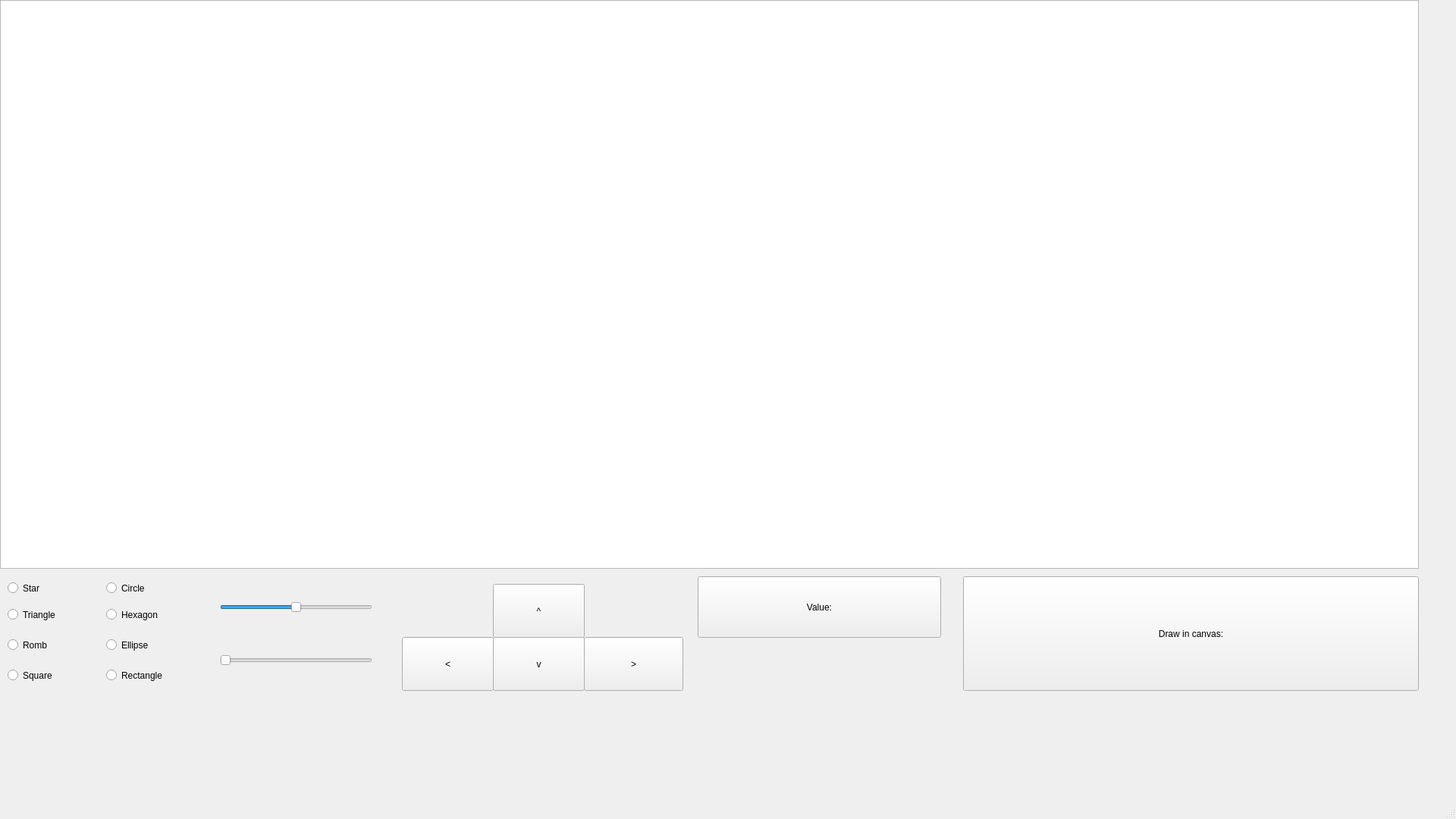
<?xml version="1.0" encoding="UTF-8"?>
<ui version="4.0">
 <class>MainWindow</class>
 <widget class="QMainWindow" name="MainWindow">
  <property name="geometry">
   <rect>
    <x>0</x>
    <y>0</y>
    <width>1920</width>
    <height>1080</height>
   </rect>
  </property>
  <property name="minimumSize">
   <size>
    <width>1920</width>
    <height>1080</height>
   </size>
  </property>
  <property name="windowTitle">
   <string>MainWindow</string>
  </property>
  <widget class="QWidget" name="centralwidget">
   <widget class="QGraphicsView" name="graphicsView">
    <property name="geometry">
     <rect>
      <x>0</x>
      <y>0</y>
      <width>1871</width>
      <height>750</height>
     </rect>
    </property>
    <property name="minimumSize">
     <size>
      <width>1500</width>
      <height>750</height>
     </size>
    </property>
   </widget>
   <widget class="QPushButton" name="btnRect">
    <property name="geometry">
     <rect>
      <x>920</x>
      <y>760</y>
      <width>321</width>
      <height>81</height>
     </rect>
    </property>
    <property name="toolTip">
     <string>&lt;html&gt;&lt;head/&gt;&lt;body&gt;&lt;p&gt;Числовые параметры&lt;/p&gt;&lt;/body&gt;&lt;/html&gt;</string>
    </property>
    <property name="text">
     <string>Value:</string>
    </property>
   </widget>
   <widget class="QPushButton" name="canvaButton">
    <property name="geometry">
     <rect>
      <x>1270</x>
      <y>760</y>
      <width>601</width>
      <height>151</height>
     </rect>
    </property>
    <property name="toolTip">
     <string>&lt;html&gt;&lt;head/&gt;&lt;body&gt;&lt;p&gt;Платформа для рисования&lt;/p&gt;&lt;/body&gt;&lt;/html&gt;</string>
    </property>
    <property name="text">
     <string>Draw in canvas:</string>
    </property>
   </widget>
   <widget class="QSlider" name="horizontalSlider">
    <property name="geometry">
     <rect>
      <x>290</x>
      <y>770</y>
      <width>201</width>
      <height>61</height>
     </rect>
    </property>
    <property name="minimum">
     <number>1</number>
    </property>
    <property name="maximum">
     <number>200</number>
    </property>
    <property name="value">
     <number>101</number>
    </property>
    <property name="orientation">
     <enum>Qt::Horizontal</enum>
    </property>
   </widget>
   <widget class="QSlider" name="rotateSlider">
    <property name="geometry">
     <rect>
      <x>290</x>
      <y>840</y>
      <width>201</width>
      <height>61</height>
     </rect>
    </property>
    <property name="maximum">
     <number>360</number>
    </property>
    <property name="orientation">
     <enum>Qt::Horizontal</enum>
    </property>
   </widget>
   <widget class="QPushButton" name="upperBtn">
    <property name="geometry">
     <rect>
      <x>650</x>
      <y>770</y>
      <width>121</width>
      <height>71</height>
     </rect>
    </property>
    <property name="text">
     <string>^</string>
    </property>
   </widget>
   <widget class="QPushButton" name="rightBtn">
    <property name="geometry">
     <rect>
      <x>770</x>
      <y>840</y>
      <width>131</width>
      <height>71</height>
     </rect>
    </property>
    <property name="text">
     <string>&gt;</string>
    </property>
   </widget>
   <widget class="QPushButton" name="leftBtn">
    <property name="geometry">
     <rect>
      <x>530</x>
      <y>840</y>
      <width>121</width>
      <height>71</height>
     </rect>
    </property>
    <property name="text">
     <string>&lt;</string>
    </property>
   </widget>
   <widget class="QPushButton" name="bottomBtn">
    <property name="geometry">
     <rect>
      <x>650</x>
      <y>840</y>
      <width>121</width>
      <height>71</height>
     </rect>
    </property>
    <property name="text">
     <string>v</string>
    </property>
   </widget>
   <widget class="QLabel" name="sLabel">
    <property name="geometry">
     <rect>
      <x>1100</x>
      <y>850</y>
      <width>151</width>
      <height>61</height>
     </rect>
    </property>
    <property name="text">
     <string/>
    </property>
   </widget>
   <widget class="QLabel" name="pLabel">
    <property name="geometry">
     <rect>
      <x>920</x>
      <y>850</y>
      <width>151</width>
      <height>61</height>
     </rect>
    </property>
    <property name="text">
     <string/>
    </property>
   </widget>
   <widget class="QRadioButton" name="radioButton_5">
    <property name="geometry">
     <rect>
      <x>140</x>
      <y>870</y>
      <width>111</width>
      <height>41</height>
     </rect>
    </property>
    <property name="text">
     <string>Rectangle</string>
    </property>
   </widget>
   <widget class="QRadioButton" name="radioButton_8">
    <property name="geometry">
     <rect>
      <x>140</x>
      <y>830</y>
      <width>111</width>
      <height>41</height>
     </rect>
    </property>
    <property name="text">
     <string>Ellipse</string>
    </property>
   </widget>
   <widget class="QRadioButton" name="radioButton_7">
    <property name="geometry">
     <rect>
      <x>140</x>
      <y>790</y>
      <width>111</width>
      <height>41</height>
     </rect>
    </property>
    <property name="text">
     <string>Hexagon</string>
    </property>
   </widget>
   <widget class="QRadioButton" name="radioButton_4">
    <property name="geometry">
     <rect>
      <x>10</x>
      <y>870</y>
      <width>111</width>
      <height>41</height>
     </rect>
    </property>
    <property name="text">
     <string>Square</string>
    </property>
   </widget>
   <widget class="QRadioButton" name="radioButton_3">
    <property name="geometry">
     <rect>
      <x>10</x>
      <y>830</y>
      <width>111</width>
      <height>41</height>
     </rect>
    </property>
    <property name="text">
     <string>Romb</string>
    </property>
   </widget>
   <widget class="QRadioButton" name="radioButton">
    <property name="geometry">
     <rect>
      <x>10</x>
      <y>790</y>
      <width>111</width>
      <height>41</height>
     </rect>
    </property>
    <property name="text">
     <string>Triangle</string>
    </property>
   </widget>
   <widget class="QRadioButton" name="radioButton_6">
    <property name="geometry">
     <rect>
      <x>10</x>
      <y>760</y>
      <width>111</width>
      <height>31</height>
     </rect>
    </property>
    <property name="text">
     <string>Star</string>
    </property>
   </widget>
   <widget class="QRadioButton" name="radioButton_2">
    <property name="geometry">
     <rect>
      <x>140</x>
      <y>760</y>
      <width>121</width>
      <height>31</height>
     </rect>
    </property>
    <property name="text">
     <string>Circle</string>
    </property>
   </widget>
  </widget>
  <widget class="QMenuBar" name="menubar">
   <property name="geometry">
    <rect>
     <x>0</x>
     <y>0</y>
     <width>1920</width>
     <height>17</height>
    </rect>
   </property>
  </widget>
  <widget class="QStatusBar" name="statusbar"/>
 </widget>
 <resources/>
 <connections/>
</ui>
